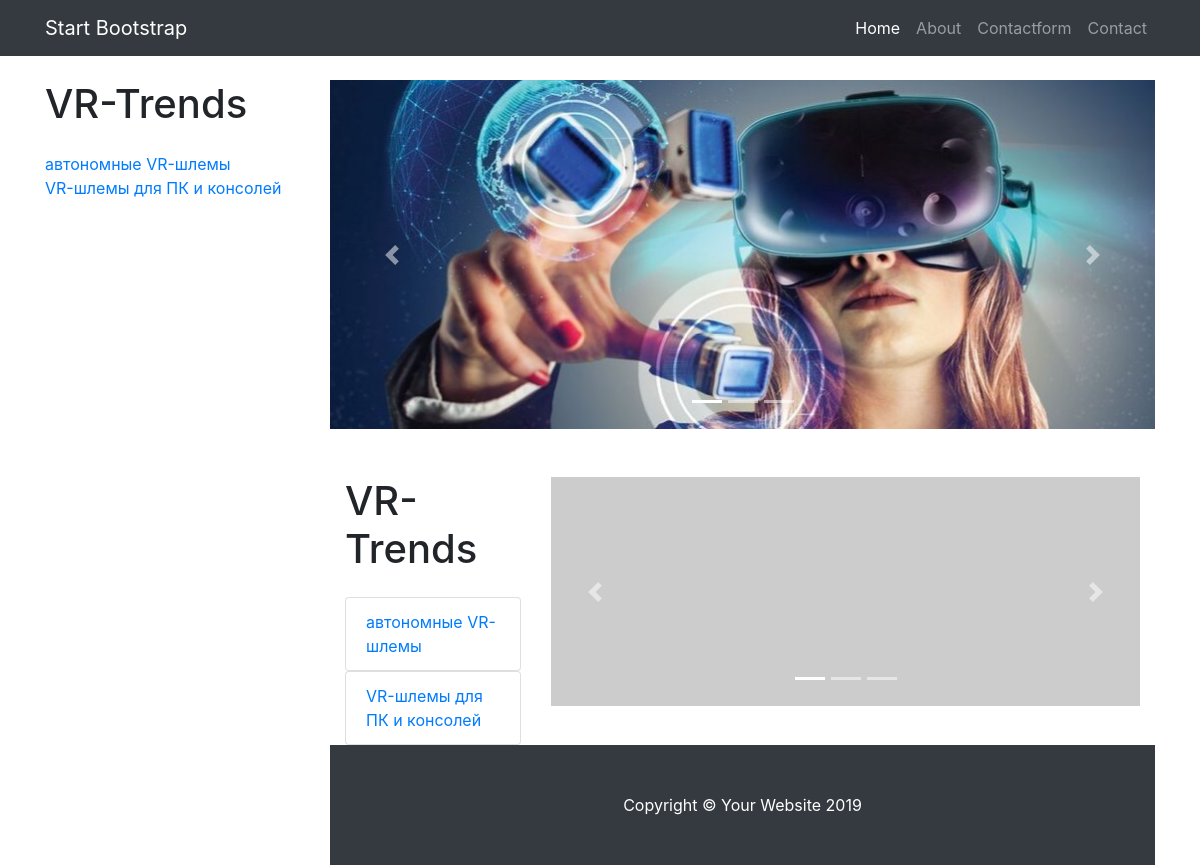
The page / on the database its author committed.
### prodapp/models.py (models this page shows, shortened)
class Category(models.Model):       #этот механизм включает функцию orm, т.е.данные сохраняются в бд
    name = models.CharField(max_length=100, unique=True)

class Carusel(models.Model):
    image1 = models.ImageField(upload_to='carusel', null=True, blank=True)
    image2 = models.ImageField(upload_to='carusel', null=True, blank=True)
    image3 = models.ImageField(upload_to='carusel', null=True, blank=True)

### prodapp/views.py (the view)
# urls.py: path('', views.MainListView.as_view(), name='index'),
class MainListView(ListView, DateContextMixin):
    model = Helmets
    template_name = 'prodapp/index.html'

### prodapp/views.py (called while the page is built)
    def get_context_data(self, *args, **kwargs):
        context = super().get_context_data(*args, **kwargs)
        category = Category.objects.all()
        carus = Carusel.objects.get()
        context.update ({'category': category, 'carus': carus})
        return context

### prodapp/templates/prodapp/index.html (shortened to what this page needs)
{% extends "base.html" %}
{% block content %}
  <div class="container">
    <div class="row">
      <div class="col-lg-3">
        <h1 class="my-4">VR-Trends</h1>
        {% for item in category %}
        <div class="list-group">
          <a href="#" class="list-group-item">{{ item.name }}</a>
        </div>
        {% endfor %}
      </div>
      <div class="col-lg-9">
        <div id="carouselExampleIndicators" class="carousel slide my-4" data-ride="carousel">
          <ol class="carousel-indicators">
            <li data-target="#carouselExampleIndicators" data-slide-to="0" class="active"></li>
            <li data-target="#carouselExampleIndicators" data-slide-to="1"></li>
            <li data-target="#carouselExampleIndicators" data-slide-to="2"></li>
          </ol>
          <div class="carousel-inner" role="listbox">
            <div class="carousel-item active">
              <img class="d-block img-fluid" src="http://placehold.it/900x350" alt="First slide">
            </div>
          </div>
          <a class="carousel-control-prev" href="#carouselExampleIndicators" role="button" data-slide="prev">
            <span class="carousel-control-prev-icon" aria-hidden="true"></span>
          </a>
          <a class="carousel-control-next" href="#carouselExampleIndicators" role="button" data-slide="next">
            <span class="carousel-control-next-icon" aria-hidden="true"></span>
          </a>
        </div>
      </div>
    </div>
  </div>
{% endblock %}

### templates/base.html (shortened to what this page needs)
{% load static %}
<!DOCTYPE html>
<html lang="en">
<head>
  <link href="{% static 'vendor/bootstrap/css/bootstrap.min.css'  %}" rel="stylesheet">
  <link href="{% static 'css/shop-homepage.css' %}" rel="stylesheet">
</head>
<body>
  <nav class="navbar navbar-expand-lg navbar-dark bg-dark fixed-top">
    <div class="container">
      <a class="navbar-brand" href="#">Start Bootstrap</a>
      <div class="collapse navbar-collapse" id="navbarResponsive">
        <ul class="navbar-nav ml-auto">
          <li class="nav-item active">
            <a class="nav-link" href="{% url 'prodapp:index' %}">Home
            </a>
          </li>
          <li class="nav-item">
            <a class="nav-link" href="#">About</a>
          </li>
          <li class="nav-item">
            <a class="nav-link" href="{% url 'prodapp:contactform' %}">Contactform</a>
          </li>
          <li class="nav-item">
            <a class="nav-link" href="{% url 'prodapp:contact' %}">Contact</a>
          </li>
        </ul>
      </div>
    </div>
  </nav>
  <div class="container">
  {% block base-content %}
    <div class="row">
      <div class="col-lg-3">
        <h1 class="my-4">VR-Trends</h1>
        {% for item in category %}
        <div class="list-group">
          <a href="{% url 'prodapp:helmets_category' pk=item.pk %}">
            {{ item.name }}
          </a>
        </div>
        {% endfor %}
      </div>
      <div class="col-lg-9">
        <div id="carouselExampleIndicators" class="carousel slide my-4" data-ride="carousel">
          <ol class="carousel-indicators">
            <li data-target="#carouselExampleIndicators" data-slide-to="0" class="active"></li>
            <li data-target="#carouselExampleIndicators" data-slide-to="1"></li>
            <li data-target="#carouselExampleIndicators" data-slide-to="2"></li>
          </ol>
          <div class="carousel-inner" role="listbox">
             <div class="carousel-item active">
              <img src="{{carus.image1.url}}" width="900px" alt="First slide">
            </div>
          </div>
          <a class="carousel-control-prev" href="#carouselExampleIndicators" role="button" data-slide="prev">
            <span class="carousel-control-prev-icon" aria-hidden="true"></span>
          </a>
          <a class="carousel-control-next" href="#carouselExampleIndicators" role="button" data-slide="next">
            <span class="carousel-control-next-icon" aria-hidden="true"></span>
          </a>
        </div>
  {% endblock %}
    {% block content %}{% endblock %}
  <footer class="py-5 bg-dark">
    <div class="container">
      <p class="m-0 text-center text-white">Copyright &copy; Your Website 2019</p>
    </div>
  </footer>
</body>
</html>

### static/css/shop-homepage.css (style rules this page uses)
body { padding-top: 56px; }

### rows shown on the page
Category: name "автономные VR-шлемы"
Category: name "VR-шлемы для ПК и консолей"
Carusel: image1 (picture)
